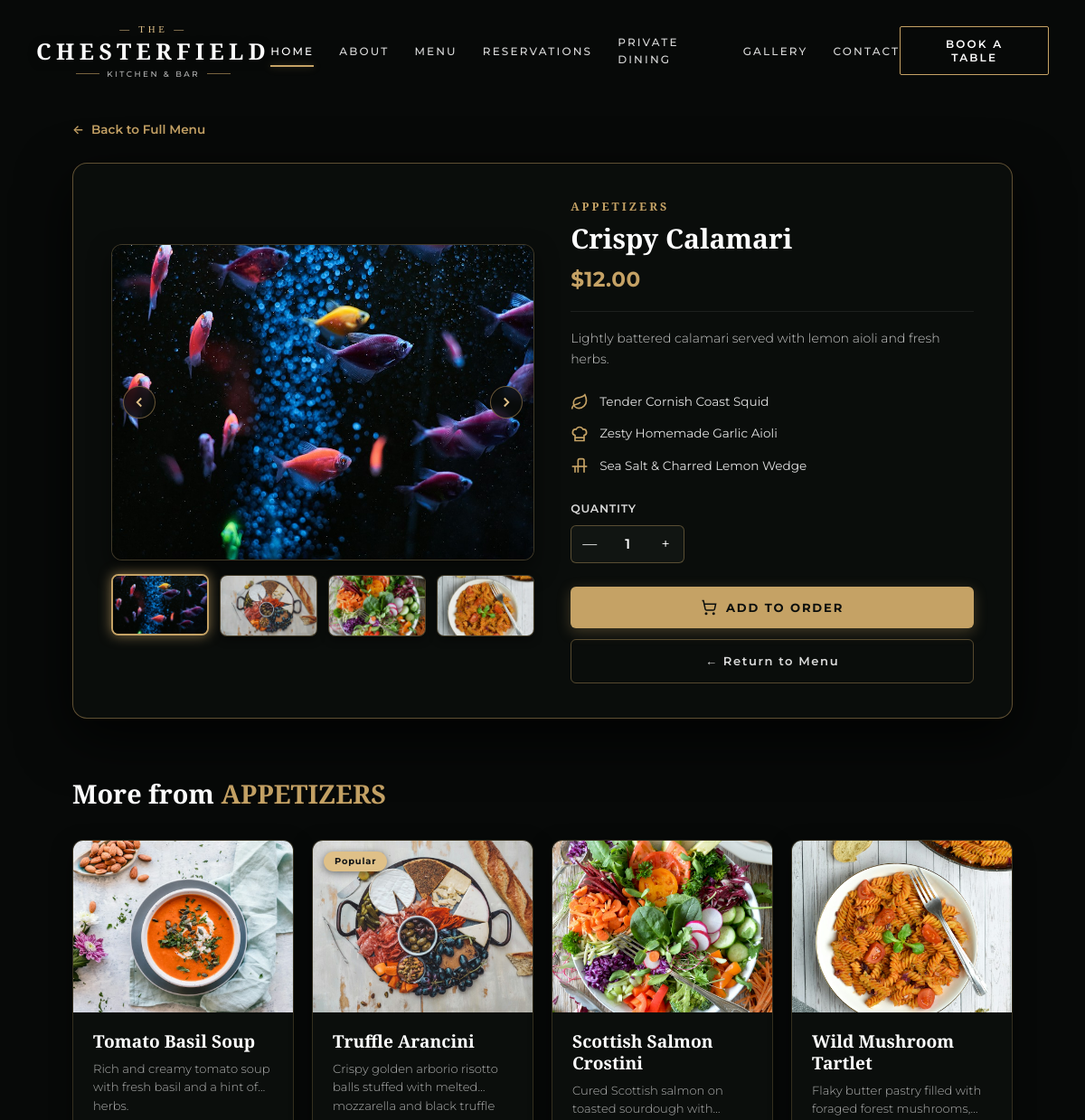
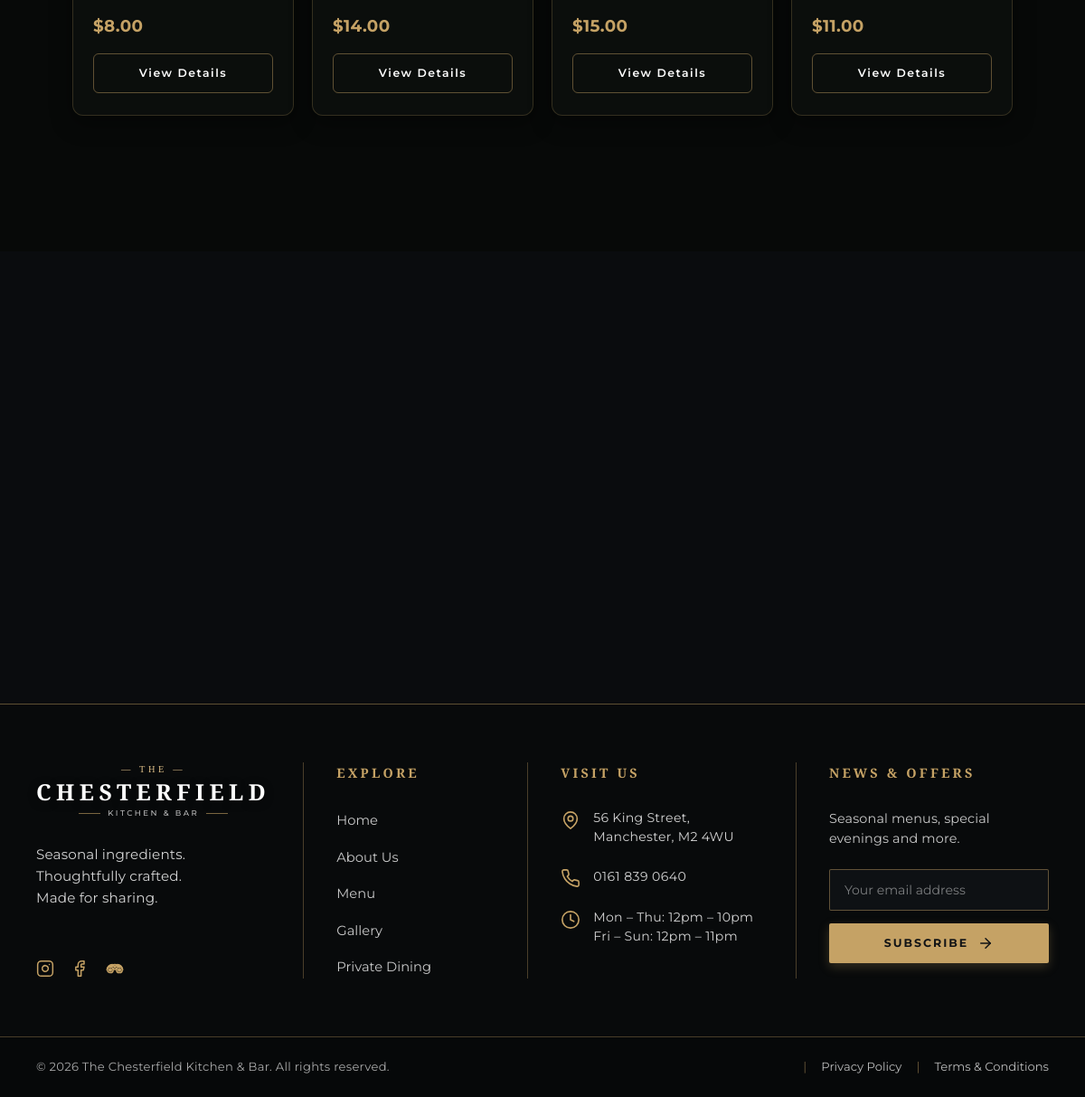
/menu/details/, run on the app's committed database (2 pictures, top to bottom).
### menu/models.py (models this page shows, shortened)
class MenuItem(models.Model):
    BADGE_CHOICES = [
        ('', 'No Badge'),
        ('Popular', 'Popular'),
        ('New', 'New'),
        ("Chef's Special", "Chef's Special"),
        ('Premium', 'Premium'),
        ('Signature', 'Signature'),
        ('Seasonal', 'Seasonal'),
        ('Cellar Selection', 'Cellar Selection'),
    ]
    name = models.CharField(max_length=200)
    category = models.ForeignKey(Category, on_delete=models.CASCADE, related_name='items')
    price = models.DecimalField(max_digits=6, decimal_places=2, help_text="Price in USD (e.g. 28.00)")
    description = models.TextField(help_text="Detailed description of the dish")
    image = models.ImageField(upload_to='menu_items/', blank=True, null=True, help_text="Upload dish image from admin")
    static_image = models.CharField(max_length=255, blank=True, null=True, help_text="Internal static path fallback (e.g. menu/media/ribeye_steak.jpg)")
    badge = models.CharField(max_length=50, choices=BADGE_CHOICES, blank=True, default='', help_text="Optional highlight badge")
    feature_1 = models.CharField(max_length=200, default="Fresh & Premium Ingredients")
    feature_2 = models.CharField(max_length=200, default="Chef's Special")
    feature_3 = models.CharField(max_length=200, default="Served with Seasonal Vegetables & House Sauce")
    is_available = models.BooleanField(default=True, help_text="Uncheck to temporarily hide from menu")
    created_at = models.DateTimeField(auto_now_add=True)
    updated_at = models.DateTimeField(auto_now=True)
    class Meta:
        ordering = ['category', 'id']
    @property
    def formatted_price(self):
        return f"${self.price:.2f}"
    def get_image_url(self):
        if self.image:
            return self.image.url
        if self.static_image:
            return f"/static/{self.static_image}"
        return "/static/menu/media/ribeye_steak.jpg"

class MenuItemGallery(models.Model):
    menu_item = models.ForeignKey(MenuItem, on_delete=models.CASCADE, related_name='gallery_images')
    image = models.ImageField(upload_to='menu_gallery/', blank=True, null=True)
    static_image = models.CharField(max_length=255, blank=True, null=True)
    caption = models.CharField(max_length=150, blank=True)
    order = models.PositiveIntegerField(default=0)
    class Meta:
        verbose_name_plural = "Menu Item Gallery Images"
        ordering = ['order', 'id']
    def get_image_url(self):
        if self.image:
            return self.image.url
        if self.static_image:
            return f"/static/{self.static_image}"
        return self.menu_item.get_image_url()

class Category(models.Model):
    name = models.CharField(max_length=100, unique=True)
    slug = models.SlugField(max_length=100, unique=True, help_text="URL slug used for category tab filtering")
    order = models.PositiveIntegerField(default=0, help_text="Display order in tabs")
    class Meta:
        verbose_name_plural = "Categories"
        ordering = ['order', 'name']

### menu/views.py (the view)
# urls.py: path('details/', views.menu_details, name='menu_details_default'),
def menu_details(request, item_id=None):
    if item_id:
        item = get_object_or_404(MenuItem, id=item_id, is_available=True)
    else:
        item = MenuItem.objects.filter(is_available=True).first()
        if not item:
            item = MenuItem.objects.first()
    related_items = []
    if item:
        related_items = MenuItem.objects.filter(
            category=item.category,
            is_available=True
        ).exclude(id=item.id)[:4]
    return render(request, 'menu/menu_details.html', {
        'item': item,
        'related_items': related_items,
    })

### menu/templates/menu/menu_details.html (shortened to what this page needs)
{% extends 'base.html' %}
{% load static %}
{% block extra_css %}
<link rel="stylesheet" href="{% static 'menu/css/menu.css' %}">
<link rel="stylesheet" href="{% static 'menu/css/menu_details.css' %}">
{% endblock extra_css %}
{% block content %}
<section class="details-page-section">
    <div class="details-page-container">
        <div class="details-breadcrumb">
            <a href="{% url 'menu:menu_list' %}" class="back-link">
                <span class="back-arrow">←</span>
                <span>Back to Full Menu</span>
            </a>
        </div>
        <div class="menu-details-card standalone-card">
            <div class="details-modal-grid">
                <div class="modal-gallery-col">
                    <div class="modal-main-img-wrap">
                        <button class="gallery-nav-btn prev-btn" id="pageGalleryPrev" aria-label="Previous image">
                            <svg width="18" height="18" viewBox="0 0 24 24" fill="none" stroke="currentColor" stroke-width="2.5">
                                <polyline points="15 18 9 12 15 6"></polyline>
                            </svg>
                        </button>
                        <img
                            src="{{ item.get_image_url }}"
                            alt="{{ item.name }}"
                            class="modal-main-img"
                            id="pageMainImg"
                        >
                        <button class="gallery-nav-btn next-btn" id="pageGalleryNext" aria-label="Next image">
                            <svg width="18" height="18" viewBox="0 0 24 24" fill="none" stroke="currentColor" stroke-width="2.5">
                                <polyline points="9 18 15 12 9 6"></polyline>
                            </svg>
                        </button>
                    </div>
                    <div class="modal-thumbs-row" id="pageThumbsRow">
                        {% for thumb in item.gallery_images.all %}
                        <button class="thumb-btn {% if forloop.first %}active{% endif %}" data-img="{{ thumb.get_image_url }}">
                            <img src="{{ thumb.get_image_url }}" alt="Gallery thumbnail {{ forloop.counter }}">
                        </button>
                        {% empty %}
                        <button class="thumb-btn active" data-img="{{ item.get_image_url }}">
                            <img src="{{ item.get_image_url }}" alt="{{ item.name }}">
                        </button>
                        {% endfor %}
                    </div>
                </div>
                <div class="modal-info-col">
                    <span class="modal-category">{{ item.category.name|upper }}</span>
                    <h1 class="modal-title">{{ item.name }}</h1>
                    <div class="modal-price">{{ item.formatted_price }}</div>
                    <div class="modal-divider"></div>
                    <p class="modal-desc">{{ item.description }}</p>
                    <div class="modal-features-list">
                        {% if item.feature_1 %}
                        <div class="modal-feature-item">
                            <span class="m-icon">
                                <svg width="20" height="20" viewBox="0 0 24 24" fill="none" stroke="currentColor" stroke-width="2">
                                    <path d="M11 20A7 7 0 0 1 9.8 6.1C15.5 5 17 4.48 19 2c1 2 2 4.18 2 8 0 5.5-4.78 10-10 10Z"></path>
                                    <path d="M2 21c0-3 1.85-5.36 5.08-6C9.5 14.52 12 13 13 12"></path>
                                </svg>
                            </span>
                            <span class="m-feature-text">{{ item.feature_1 }}</span>
                        </div>
                        {% endif %}
                        {% if item.feature_2 %}
                        <div class="modal-feature-item">
                            <span class="m-icon">
                                <svg width="20" height="20" viewBox="0 0 24 24" fill="none" stroke="currentColor" stroke-width="2">
                                    <path d="M6 13.87A4 4 0 0 1 7.41 6a5.11 5.11 0 0 1 1.05-1.54 5 5 0 0 1 7.08 0A5.11 5.11 0 0 1 16.59 6 4 4 0 0 1 18 13.87V21H6Z"></path>
                                    <line x1="6" y1="17" x2="18" y2="17"></line>
                                </svg>
                            </span>
                            <span class="m-feature-text">{{ item.feature_2 }}</span>
                        </div>
                        {% endif %}
                        {% if item.feature_3 %}
                        <div class="modal-feature-item">
                            <span class="m-icon">
                                <svg width="20" height="20" viewBox="0 0 24 24" fill="none" stroke="currentColor" stroke-width="2">
                                    <line x1="2" y1="12" x2="22" y2="12"></line>
                                    <path d="M18 20V4a2 2 0 0 0-2-2h-4a2 2 0 0 0-2 2v16"></path>
                                    <path d="M6 20V12"></path>
                                </svg>
                            </span>
                            <span class="m-feature-text">{{ item.feature_3 }}</span>
                        </div>
                        {% endif %}
                    </div>
                    <div class="modal-quantity-section">
                        <span class="qty-label">Quantity</span>
                        <div class="qty-counter-box">
                            <button type="button" class="qty-btn" id="pageQtyMinus" aria-label="Decrease quantity">—</button>
                            <span class="qty-number" id="pageQtyVal">1</span>
                            <button type="button" class="qty-btn" id="pageQtyPlus" aria-label="Increase quantity">+</button>
                        </div>
                    </div>
                    <div class="modal-actions-group">
                        <button type="button" class="btn-solid-gold-modal" id="pageOrderBtn">
                            <svg width="18" height="18" viewBox="0 0 24 24" fill="none" stroke="currentColor" stroke-width="2">
                                <circle cx="8" cy="21" r="1"></circle>
                                <circle cx="19" cy="21" r="1"></circle>
                                <path d="M2.05 2.05h2l2.66 12.42a2 2 0 0 0 2 1.58h9.78a2 2 0 0 0 1.95-1.57l1.65-7.43H5.12"></path>
                            </svg>
                            <span>Add to Order</span>
                        </button>
                        <a href="{% url 'menu:menu_list' %}" class="btn-outline-modal-close">
                            <span>← Return to Menu</span>
                        </a>
                    </div>
                </div>
            </div>
        </div>
        {% if related_items %}
        <div class="related-dishes-section">
            <h2 class="related-title">More from <span class="gold-text">{{ item.category.name|upper }}</span></h2>
            <div class="menu-grid related-grid">
                {% for rel in related_items %}
                <article class="food-card">
                    <div class="food-card-media">
                        {% if rel.badge %}
                        <span class="food-badge {{ rel.badge|slugify }}">{{ rel.badge }}</span>
                        {% endif %}
                        <img src="{{ rel.get_image_url }}" alt="{{ rel.name }}" class="food-img" loading="lazy">
                    </div>
                    <div class="food-card-body">
                        <h3 class="food-title">{{ rel.name }}</h3>
                        <p class="food-desc">{{ rel.description }}</p>
                        <div class="food-price">{{ rel.formatted_price }}</div>
                        <a href="{% url 'menu:menu_details' rel.id %}" class="btn-view-details">
                            <span>View Details</span>
                        </a>
                    </div>
                </article>
                {% endfor %}
            </div>
        </div>
        {% endif %}
    </div>
</section>
{% endblock content %}

### data on the page
MenuItem: get_image_url (picture), category.name "APPETIZERS", name "Crispy Calamari", formatted_price "$12.00", description "Lightly battered calamari served with lemon aioli and fresh herbs.", feature_1 "Tender Cornish Coast Squid", feature_2 "Zesty Homemade Garlic Aioli", feature_3 "Sea Salt & Charred Lemon Wedge"
MenuItemGallery: get_image_url (picture)
MenuItemGallery: get_image_url (picture)
MenuItemGallery: get_image_url (picture)
MenuItemGallery: get_image_url (picture)
MenuItem: get_image_url (picture), name "Tomato Basil Soup", description "Rich and creamy tomato soup with fresh basil and a hint of herbs.", formatted_price "$8.00"
MenuItem: badge "Popular", get_image_url (picture), name "Truffle Arancini", description "Crispy golden arborio risotto balls stuffed with melted mozzarella and black…", formatted_price "$14.00"
MenuItem: get_image_url (picture), name "Scottish Salmon Crostini", description "Cured Scottish salmon on toasted sourdough…", formatted_price "$15.00"
MenuItem: get_image_url (picture), name "Wild Mushroom Tartlet", description "Flaky butter pastry filled with foraged forest…", formatted_price "$11.00"
